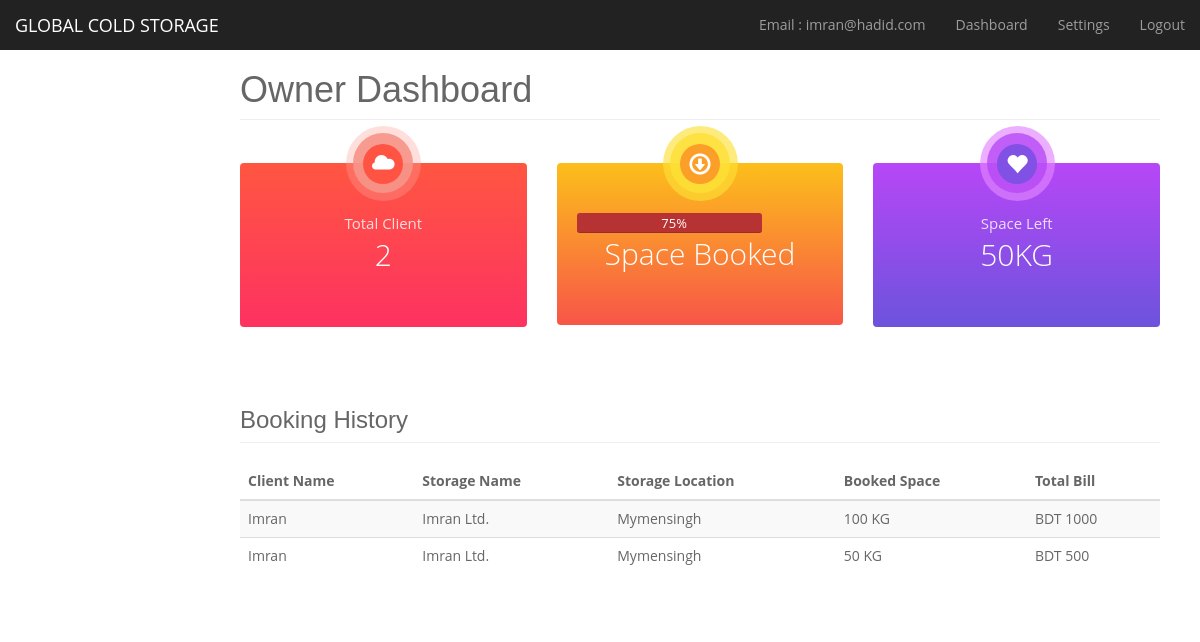
Page /owner_dashboard.php (signed in) on the committed database.
### tables this page shows
CREATE TABLE `booking` (
  `booking_id` int(11) NOT NULL,
  `client_id` int(11) NOT NULL,
  `owner_id` int(11) NOT NULL,
  `storage_id` int(11) NOT NULL,
  `storage_location` varchar(50) NOT NULL,
  `booking_space` varchar(30) NOT NULL,
  `total_bill` int(11) NOT NULL
);

CREATE TABLE `storage_info` (
  `storage_id` int(11) NOT NULL,
  `storage_name` varchar(50) NOT NULL,
  `product_type` varchar(100) DEFAULT NULL,
  `storage_location` varchar(50) NOT NULL,
  `payment` int(10) DEFAULT NULL,
  `contact` varchar(50) DEFAULT NULL,
  `storage_capacity` varchar(50) DEFAULT NULL,
  `storage_temperature` varchar(50) DEFAULT NULL,
  `space_booked` int(11) NOT NULL
);

CREATE TABLE `storage_reg_client` (
  `client_id` int(11) NOT NULL,
  `client_name` varchar(50) NOT NULL,
  `client_contact` varchar(50) NOT NULL,
  `client_email` varchar(30) NOT NULL,
  `client_password` varchar(200) NOT NULL
);

### dbhelper.php (called while the page is built, shortened)
<?php
function client_name($data, $dbconn) {
    $query          = "SELECT `client_name` FROM `storage_reg_client` WHERE `client_id` = '$data'";
    $result         = mysqli_query($dbconn, $query);
    $row            = mysqli_fetch_assoc($result);
    $client_name    = $row['client_name'];
    return $client_name;
}
function own_id_email($data, $dbconn) {
    $query      = "SELECT `own_id` FROM `storage_reg_owner` WHERE `owner_email` = '$data'";
    $result     = mysqli_query($dbconn, $query);
    $row        = mysqli_fetch_assoc($result);
    $own_id     = $row['own_id'];
    return $own_id;
}
function storage_name($data, $dbconn) {
    $query      = "SELECT `storage_name` FROM `storage_info` WHERE `storage_id` = '$data'";
    $result     = mysqli_query($dbconn, $query);
    $row        = mysqli_fetch_assoc($result);
    $str_name   = $row['storage_name'];
    return $str_name;
}
function storage_capacity($data, $dbconn) {
    $query      = "SELECT `storage_capacity` FROM `storage_info` WHERE `storage_location` = '$data'";
    $result     = mysqli_query($dbconn, $query);
    $row        = mysqli_fetch_assoc($result);
    $str_cap    = $row['storage_capacity'];
    return $str_cap;
}
?>

### owner_dashboard.php (the view, shortened to what this page needs)
<?php
require 'dbhelper.php';
require 'dbconnection.php';
$owner_email = $_SESSION['owner_login'];
$owner_id = own_id_email($owner_email, $dbconnect);
$booking_info = array();
$sqlquery1 = "SELECT `booking_id`, `client_id`, `owner_id`, `storage_id`, `storage_location`, `booking_space`, `total_bill` FROM `booking` WHERE `owner_id` = '$owner_id'";
if ($result1 = $dbconnect->query($sqlquery1)) {
    while ($info_rows = $result1->fetch_array(MYSQLI_ASSOC)) {
        $booking_info[] = $info_rows;
    }
}
$totalSpace = 0;
$bookarrylen = count($booking_info);
foreach ($booking_info as $info_row) {
    $totalSpace         += $info_row['booking_space'];
    $storage_location   = $info_row['storage_location'];
}
$spaceleft = storage_capacity($storage_location, $dbconnect) - $totalSpace;
$totalCap = storage_capacity($storage_location, $dbconnect);
$parcent = ($totalSpace * 100) / $totalCap;
?>
<!DOCTYPE html>
<html lang="en">
<head>
    <link href="lib/bootstrap/css/bootstrap.min.css" rel="stylesheet">
    <link href="lib/animate-css/animate.min.css" rel="stylesheet">
    <link href="css/ownerdashboard.css" rel="stylesheet">
    <link href="css/style.css" rel="stylesheet">
    <link href="css/dash.css" rel="stylesheet">
</head>
<body>
    <nav class="navbar navbar-inverse navbar-fixed-top">
        <div class="container-fluid">
            <div class="navbar-header">
                <a class="navbar-brand" href="index.php">GLOBAL COLD STORAGE</a>
            </div>
            <div id="navbar" class="navbar-collapse collapse">
                <ul class="nav navbar-nav navbar-right">
                    <li><a >Email : <?php echo $_SESSION['owner_login']; ?></a></li>
                    <li><a href="owner_dashboard.php">Dashboard</a></li>
                    <li><a href="owner_setting.php">Settings</a></li>
                    <li><a href="logout.php">Logout</a></li>
                </ul>
            </div>
        </div>
    </nav>
    <div class="container-fluid">
        <div class="row">
            <div class="col-sm-9 col-sm-offset-3 col-md-10 col-md-offset-2 main">
                <h1 class="page-header">Owner Dashboard</h1>
                <div class="row placeholders">
                    <div class="col-md-4">
                        <div class="dash-box dash-box-color-1">
                            <div class="dash-box-icon">
                                <i class="glyphicon glyphicon-cloud"></i>
                            </div>
                            <div class="dash-box-body">
                                <span class="dash-box-title">Total Client</span>
                                <span class="dash-box-count"><?php echo $bookarrylen; ?></span>
                            </div>
                        </div>
                    </div>
                    <div class="col-md-4">
                        <div class="dash-box dash-box-color-2">
                            <div class="dash-box-icon">
                                <i class="glyphicon glyphicon-download"></i>
                            </div>
                            <div class="dash-box-body">
                                <div class="progress-bar" role="progressbar" aria-valuenow="60" aria-valuemin="0" aria-valuemax="100" style="width: <?php echo $parcent; ?>%;" data-toggle="tooltip" data-placement="top" title="HTML / HTML5">
                                    <span class="progress-type"><?php echo $parcent; ?>%</span>
                                </div>
                                <br>
                                <span class="dash-box-count">Space Booked</span>
                            </div>
                        </div>
                    </div>
                    <div class="col-md-4">
                        <div class="dash-box dash-box-color-3">
                            <div class="dash-box-icon">
                                <i class="glyphicon glyphicon-heart"></i>
                            </div>
                            <div class="dash-box-body">
                                <span class="dash-box-title">Space Left</span>
                                <span class="dash-box-count"><?php echo $spaceleft . "KG"; ?></span>
                            </div>
                        </div>
                    </div>
                </div>
                <div class="table-responsive">
                    <h3 class="page-header">Booking History</h3>
                    <table class="table table-striped">
                        <thead>
                            <tr>
                                <th>Client Name</th>
                                <th>Storage Name</th>
                                <th>Storage Location</th>
                                <th>Booked Space</th>
                                <th>Total Bill</th>
                            </tr>
                        </thead>
                        <tbody>
                            <?php
                                foreach ($booking_info as $info_row) {
                                    echo "<tr>";
                                    echo "<td>" . ucfirst(client_name($info_row['client_id'], $dbconnect))  . "</td>";
                                    echo "<td>" . ucfirst(storage_name($info_row['storage_id'], $dbconnect)) . "</td>";
                                    echo "<td>" . ucfirst($info_row['storage_location']) . "</td>";
                                    echo "<td>" . $info_row['booking_space'] . " KG</td>";
                                    echo "<td>BDT " . $info_row['total_bill'] . "</td>";
                                    echo "</tr>";
                                }
                            ?>
                        </tbody>
                    </table>
                </div>
            </div>
        </div>
    </div>
</body>
</html>

### css/ownerdashboard.css (style rules this page uses)
body { padding-top: 50px; }
.navbar-fixed-top { border: 0; }
.main { padding: 20px; }
@media (min-width: 768px) { .main { padding-right: 40px; padding-left: 40px; } }
.main .page-header { margin-top: 0; }
.placeholders { margin-bottom: 30px; text-align: center; }

### css/style.css (style rules this page uses)
body { background: #fff; color: #666666; font-family: "Open Sans", sans-serif; }
a { color: #03C4EB; transition: 0.5s; }
h1, h2, h3, h4, h5, h6 { font-family: "Raleway", sans-serif; font-weight: 400; margin: 0 0 20px 0; padding: 0; }

### css/dash.css (style rules this page uses)
.dash-box { position: relative; background: rgb(255, 86, 65); background: -moz-linear-gradient(top, rgba(255, 86, 65, 1) 0%, rgba(253, 50, 97, 1) 100%); background: -webkit-linear-gradient(top, rgba(255, 86, 65, 1) 0%, rgba(253, 50, 97, 1) 100%); background: linear-gradient(to bottom, rgba(255, 86, 65, 1) 0%, rgba(253, 50, 97, 1) 100%); filter: progid: DXImageTransform.Microsoft.gradient( startColorstr='#ff5641', endColorstr='#fd3261', GradientType=0); border-radius: 4px; text-align: center; margin: 23px 0 50px; }
.dash-box-icon { position: absolute; transform: translateY(-50%) translateX(-50%); left: 50%; }
.dash-box-body { padding: 50px 20px; }
.dash-box-icon:after { width: 60px; height: 60px; position: absolute; background: rgba(247, 148, 137, 0.91); content: ''; border-radius: 50%; left: -10px; top: -10px; z-index: -1; }
.dash-box-icon > i { background: #ff5444; border-radius: 50%; line-height: 40px; color: #FFF; width: 40px; height: 40px; font-size:22px; }
.dash-box-icon:before { width: 75px; height: 75px; position: absolute; background: rgba(253, 162, 153, 0.34); content: ''; border-radius: 50%; left: -17px; top: -17px; z-index: -2; }
.dash-box-body > .dash-box-count { display: block; font-size: 30px; color: #FFF; font-weight: 300; }
.dash-box-body > .dash-box-title { font-size: 15px; color: rgba(255, 255, 255, 0.81); }
.dash-box.dash-box-color-2 { background: rgb(252, 190, 27); background: -moz-linear-gradient(top, rgba(252, 190, 27, 1) 1%, rgba(248, 86, 72, 1) 99%); background: -webkit-linear-gradient(top, rgba(252, 190, 27, 1) 1%, rgba(248, 86, 72, 1) 99%); background: linear-gradient(to bottom, rgba(252, 190, 27, 1) 1%, rgba(248, 86, 72, 1) 99%); filter: progid: DXImageTransform.Microsoft.gradient( startColorstr='#fcbe1b', endColorstr='#f85648', GradientType=0); }
.dash-box-color-2 .dash-box-icon:after { background: rgba(254, 224, 54, 0.81); }
.dash-box-color-2 .dash-box-icon:before { background: rgba(254, 224, 54, 0.64); }
.dash-box-color-2 .dash-box-icon > i { background: #fb9f28; }
.dash-box.dash-box-color-3 { background: rgb(183,71,247); background: -moz-linear-gradient(top, rgba(183,71,247,1) 0%, rgba(108,83,220,1) 100%); background: -webkit-linear-gradient(top, rgba(183,71,247,1) 0%,rgba(108,83,220,1) 100%); background: linear-gradient(to bottom, rgba(183,71,247,1) 0%,rgba(108,83,220,1) 100%); filter: progid:DXImageTransform.Microsoft.gradient( startColorstr='#b747f7', endColorstr='#6c53dc',GradientType=0 ); }
.dash-box-color-3 .dash-box-icon:after { background: rgba(180, 70, 245, 0.76); }
.dash-box-color-3 .dash-box-icon:before { background: rgba(226, 132, 255, 0.66); }
.dash-box-color-3 .dash-box-icon > i { background: #8150e4; }
.progress-bar { text-align: left; white-space: nowrap; white-space: nowrap; overflow: hidden; text-overflow: ellipsis; cursor: pointer; }
.progress-bar { float: left; width: 0; height: 100%; font-size: 13px; line-height: 20px; color: #fff; text-align: center; background-color: #b73333; border-radius: 3px; -webkit-box-shadow: inset 0 -1px 0 rgba(0,0,0,.15); box-shadow: inset 0 -1px 0 rgba(0,0,0,.15); -webkit-transition: width .6s ease; -o-transition: width .6s ease; transition: width .6s ease; }
.progress-bar > .progress-type { padding-left: 10px; }

### rows in the picture
booking: storage_location.storage_capacity "75", storage_location.storage_capacity "50", client.client_name "Imran", storage.storage_name "Imran Ltd.", storage_location "Mymensingh", booking_space "50", total_bill "500"
booking: client.client_name "Imran", storage.storage_name "Imran Ltd.", storage_location "Mymensingh", booking_space "100", total_bill "1000"

### other values in the picture
$_SESSION['owner_login'] "imran@hadid.com"
$bookarrylen "2"
